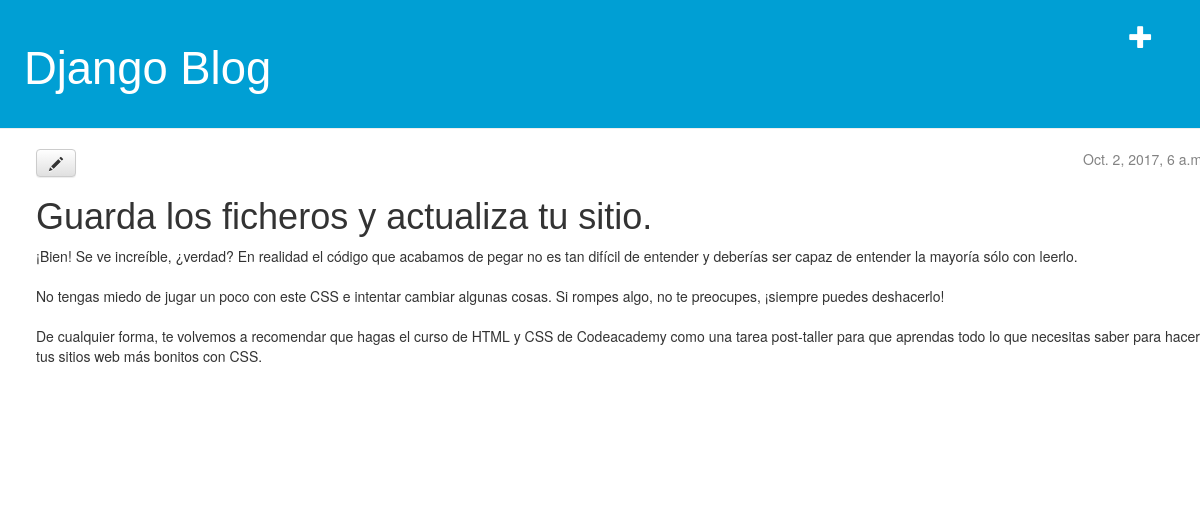
The app's page /post/1/ with its own data.
### blog/models.py (models this page shows, shortened)
class Post(models.Model):
	author = models.ForeignKey('auth.User')
	title = models.CharField(max_length=200)
	text = models.TextField()
	created_date = models.DateTimeField(
			default=timezone.now)
	published_date = models.DateTimeField(
			blank=True, null=True)

### blog/views.py (the view)
# urls.py: url(r'^post/(?P<pk>[0-9]+)/$', views.post_detail, name='post_detail'),
def post_detail(request, pk):
	post = get_object_or_404(Post, pk=pk)
	return render(request, 'blog/post_detail.html', {'post': post})

### blog/templates/blog/post_detail.html
{% extends 'blog/base.html' %}
{% block content %}
    <div class="post">
        {% if post.published_date %}
            <div class="date">
                {{ post.published_date }}
            </div>
        {% endif %}
        <a class="btn btn-default" href="{% url 'post_edit' pk=post.pk %}"><span class="glyphicon glyphicon-pencil"></span></a>
        <h1>{{ post.title }}</h1>
        <p>{{ post.text|linebreaksbr }}</p>
    </div>
{% endblock %}

### blog/static/css/blog.css (style rules this page uses)
h1, h2, h3, h4 { font-family: 'helvetica'; }
.date { float: right; color: #828282; }
.post { margin-bottom: 10%; }

### records on screen
Post: published_date "Oct. 2, 2017, 6…", title "Guarda los ficheros y actualiza tu sitio.", text "¡Bien! Se ve increíble, ¿verdad? En realidad el código que acabamos de pegar no es tan difícil de entender y deberías ser capaz de entender la mayoría sólo con leerlo. No tengas miedo de jugar un poco con este CSS e intentar cambiar algunas cosas. Si rompes algo, no te preocupes, ¡siempre puedes deshacerlo! De cualquier forma, te volvemos a recomendar que hagas el curso de HTML y CSS de Codeacademy como una tarea post-taller para que aprendas todo lo que necesitas saber para hacer tus sitios web más bonitos con CSS."
